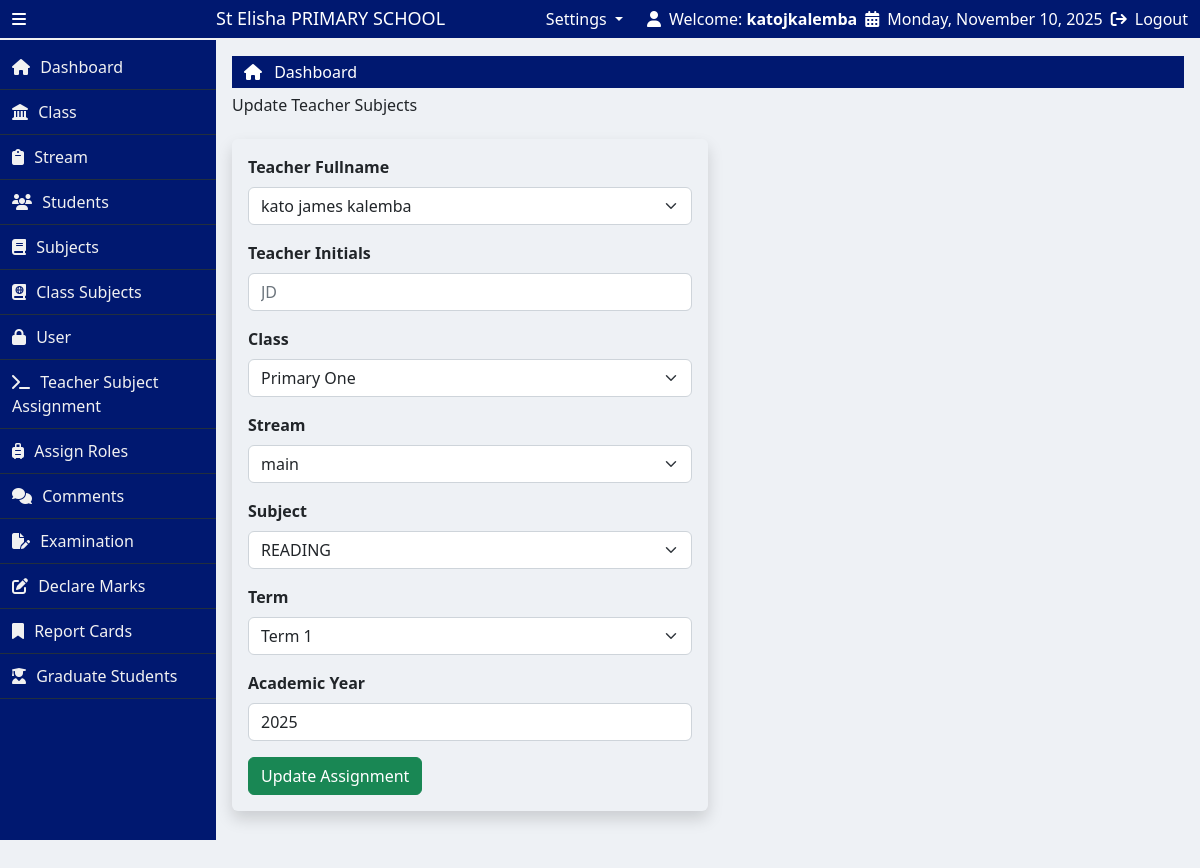
Page /update_teacherSubject.php?id=35 (signed in) on the committed database.
### tables this page shows
CREATE TABLE `school_profile` (
  `profile_id` int(11) NOT NULL,
  `school_name` varchar(255) DEFAULT NULL,
  `address` varchar(255) DEFAULT NULL,
  `phone_1` varchar(255) DEFAULT NULL,
  `phone_2` int(11) DEFAULT NULL,
  `email` varchar(255) DEFAULT NULL,
  `motto` varchar(255) DEFAULT NULL,
  `profile_image` varchar(255) DEFAULT NULL
);

CREATE TABLE `teacher_subject_assignments` (
  `id` int(11) NOT NULL,
  `teacher_id` int(11) DEFAULT NULL,
  `class_id` int(11) DEFAULT NULL,
  `stream_id` int(11) DEFAULT NULL,
  `subject_id` int(11) DEFAULT NULL,
  `initials` varchar(255) DEFAULT NULL,
  `term_id` int(11) NOT NULL,
  `academic_year` int(11) NOT NULL
);

CREATE TABLE `users` (
  `user_id` int(11) NOT NULL,
  `fullname` varchar(255) DEFAULT NULL,
  `username` varchar(255) DEFAULT NULL,
  `password` varchar(255) DEFAULT NULL,
  `role` varchar(150) DEFAULT NULL,
  `is_deleted` tinyint(1) DEFAULT 0
);

CREATE TABLE `classes` (
  `id` int(11) NOT NULL,
  `class_name` varchar(255) DEFAULT NULL,
  `prefix` varchar(255) DEFAULT NULL,
  `LEVEL` varchar(255) DEFAULT NULL
);

CREATE TABLE `streams` (
  `id` int(11) NOT NULL,
  `class_id` int(11) DEFAULT NULL,
  `stream_name` varchar(100) DEFAULT NULL
);

CREATE TABLE `subjects` (
  `subject_id` int(11) NOT NULL,
  `subject_name` varchar(255) DEFAULT NULL
);

### update_teacherSubject.php (the view, shortened to what this page needs)
<?php
include("partials/header.php");
$assigned_id = intval($_GET['id']);
$select_assign = "SELECT * FROM teacher_subject_assignments WHERE id = $assigned_id LIMIT 1";
$res_assign = mysqli_query($conn, $select_assign);
$current = mysqli_fetch_assoc($res_assign);
$teacher_id     = $current['teacher_id'];
$classes        = $current['class_id'];
$stream         = $current['stream_id'];
$subject        = $current['subject_id'];
$initials       = $current['initials'] ?? '';
$term_id        = $current['term_id'] ?? '';
$academic_year  = $current['academic_year'] ?? '';
?>
<h3 class="text-capitalize fs-6 text-dark py-2">Update Teacher Subjects</h3>
<div class="container-fluid my-3">
    <div class="row">
        <div class="col-lg-6 col-sm-12 col-md-12 shadow rounded p-3">
            <form method="POST" action="">
                <div class="mb-3">
                    <label class="form-label fw-bold">Teacher Fullname</label>
                    <select class="form-select shadow-none" name="teacher_id" required>
                        <?php
                        $user = "SELECT * FROM users ORDER BY fullname";
                        $executeUser = mysqli_query($conn, $user);
                        while($fetchUser = mysqli_fetch_assoc($executeUser)) {
                            $u_id = $fetchUser['user_id'];
                            $f_fullname = $fetchUser['fullname'];
                            ?>
                            <option value="<?php echo $u_id ?>" <?php echo ($teacher_id == $u_id) ? 'selected' : ''; ?>>
                                <?php echo htmlspecialchars($f_fullname); ?>
                            </option>
                        <?php } ?>
                    </select>
                </div>
                <div class="mb-3">
                    <label class="form-label fw-bold">Teacher Initials</label>
                    <input type="text" class="form-control shadow-none text-uppercase" name="initials" placeholder="JD" value="<?php echo htmlspecialchars($initials); ?>">
                </div>
                <div class="mb-3">
                    <label class="form-label fw-bold">Class</label>
                    <select class="form-select shadow-none" name="classes" required>
                        <?php
                        $class = "SELECT * FROM classes ORDER BY class_name";
                        $executeClass = mysqli_query($conn, $class);
                        while($fetchClass = mysqli_fetch_assoc($executeClass)) {
                            $c_id = $fetchClass['id'];
                            $c_name = $fetchClass['class_name'];
                            ?>
                            <option value="<?php echo $c_id ?>" <?php echo ($classes == $c_id) ? 'selected' : ''; ?>>
                                <?php echo htmlspecialchars($c_name); ?>
                            </option>
                        <?php } ?>
                    </select>
                </div>
                <div class="mb-3">
                    <label class="form-label fw-bold">Stream</label>
                    <select class="form-select shadow-none" name="stream" required>
                        <?php
                        $streamQ = "SELECT * FROM streams";
                        $executestream = mysqli_query($conn, $streamQ);
                        while($fetchstream = mysqli_fetch_assoc($executestream)) {
                            $s_id = $fetchstream['id'];
                            $s_name = $fetchstream['stream_name'];
                            ?>
                            <option value="<?php echo $s_id ?>" <?php echo ($stream == $s_id) ? 'selected' : ''; ?>>
                                <?php echo htmlspecialchars($s_name); ?>
                            </option>
                        <?php } ?>
                    </select>
                </div>
                <div class="mb-3">
                    <label class="form-label fw-bold">Subject</label>
                    <select class="form-select shadow-none" name="subject" required>
                        <?php
                        $subjectQ = "SELECT * FROM subjects ORDER BY subject_name";
                        $executesubject = mysqli_query($conn, $subjectQ);
                        while($fetchSubject = mysqli_fetch_assoc($executesubject)) {
                            $sub_id = $fetchSubject['subject_id'];
                            $sub_name = $fetchSubject['subject_name'];
                            ?>
                            <option value="<?php echo $sub_id ?>" <?php echo ($subject == $sub_id) ? 'selected' : ''; ?>>
                                <?php echo htmlspecialchars($sub_name); ?>
                            </option>
                        <?php } ?>
                    </select>
                </div>
                <div class="mb-3">
                    <label class="form-label fw-bold">Term</label>
                    <select class="form-select shadow-none" name="term_id" required>
                        <?php
                        $terms_res = mysqli_query($conn, "SELECT * FROM terms ORDER BY term_id");
                        while($term = mysqli_fetch_assoc($terms_res)){
                            $selected = ($term_id == $term['term_id']) ? 'selected' : '';
                            echo "<option value='{$term['term_id']}' {$selected}>{$term['term_name']}</option>";
                        }
                        ?>
                    </select>
                </div>
                <div class="mb-3">
                    <label class="form-label fw-bold">Academic Year</label>
                    <input type="text" class="form-control shadow-none" name="academic_year" placeholder="2025" value="<?php echo htmlspecialchars($academic_year); ?>">
                </div>
                <button type="submit" name="update_teacher" class="btn btn-success text-capitalize">Update Assignment</button>
            </form>
        </div>
    </div>
</div>
<?php include("partials/footer.php"); ?>

### partials/header.php (shortened to what this page needs)
<?php
  include("NotLoggedin.php");
  function isActive($page) {
      $currentPage = basename($_SERVER['PHP_SELF']);
      return $currentPage === $page ? 'active-link' : '';
  }
?>
<!doctype html>
<html lang="en">
  <head>
    <link href="https://cdn.jsdelivr.net/npm/bootstrap@5.2.3/dist/css/bootstrap.min.css" rel="stylesheet">
    <link rel="stylesheet" href="https://cdn.datatables.net/2.3.3/css/dataTables.dataTables.css">
    <link rel="stylesheet" href="https://cdnjs.cloudflare.com/ajax/libs/toastr.js/latest/toastr.min.css">
    <link rel="stylesheet" href="css/style.css">
  </head>
  <body>
    <main>
      <div class="container-fluid">
        <div class="row align-items-center py-2">
          <div class="col-lg-3 d-flex align-items-center gap-3 top-left">
            <i class="fa-solid fa-bars icon-bar" id="icon"></i>
            <h3 class="text-capitalize name mb-0" id="name">
              <?php
                $school_profile = "SELECT * FROM school_profile";
                $execute = mysqli_query($conn, $school_profile);
                $row = mysqli_fetch_assoc($execute);
                $school_name = $row['school_name'];
              ?>
              <?php echo $school_name ?> PRIMARY SCHOOL
            </h3>
          </div>
          <div class="col-lg-9 d-flex justify-content-end gap-4 top-right">
            <?php if(isset($_SESSION["role"]) && $_SESSION['role']==="admin"): ?>
              <li class="nav-item dropdown" style="list-style: none;">
                <a class="nav-link dropdown-toggle" href="#" role="button" data-bs-toggle="dropdown" aria-expanded="false">
                  Settings
                </a>
              </li>
            <?php endif ?>
            <div class="d-flex align-items-center gap-2 sect_1">
              <i class="fa-solid fa-user"></i>
              <span>Welcome: <strong><?php echo htmlspecialchars($_SESSION['username']); ?></strong></span>
            <div class="d-flex align-items-center gap-2">
              <i class="fa-solid fa-calendar-days"></i>
              <span><?php echo date('l, F j, Y'); ?></span>
            </div>
            <div class="d-flex align-items-center gap-2">
              <i class="fa-solid fa-arrow-right-from-bracket"></i>
              <a href="logout.php" class="text-decoration-none text-white">Logout</a>
            </div>
          </div>
        </div>
      </div>
    </main>
    <div class="container-fluid p-0">
      <div class="row g-0">
        <div class="left-bar" id="left-bar">
          <a href="<?php echo SITEURL ?>" class="lists gap-3 <?php echo isActive('index.php'); ?>">
            <i class="fa-solid fa-house"></i>
            <span class="text-capitalize side-text">dashboard</span>
          </a>
          <?php if (isset($_SESSION['role']) && $_SESSION['role'] === 'admin'): ?>
            <a href="<?php echo SITEURL ?>class.php" class="<?php echo isActive('class.php'); ?>">
              <i class="fa-solid fa-landmark"></i>
              <span class="text-capitalize side-text">class</span>
            </a>
            <a href="<?php echo SITEURL ?>streams.php" class="<?php echo isActive('streams.php'); ?>">
              <i class="fa-solid fa-clipboard"></i>
              <span class="text-capitalize side-text">stream</span>
            </a>
            <a href="<?php echo SITEURL ?>students.php" class="<?php echo isActive('students.php'); ?>">
              <i class="fa-solid fa-users"></i>
              <span class="text-capitalize side-text">students</span>
            </a>
            <a href="<?php echo SITEURL ?>subject.php" class="<?php echo isActive('subject.php'); ?>">
              <i class="fa-solid fa-book"></i>
              <span class="text-capitalize side-text">subjects</span>
            </a>
            <a href="<?php echo SITEURL ?>class_subjects.php" class="<?php echo isActive('class_subjects.php'); ?>">
              <i class="fa-solid fa-book-atlas"></i>
              <span class="text-capitalize side-text">class subjects</span>
            </a>
            <a href="<?php echo SITEURL ?>users.php" class="<?php echo isActive('users.php'); ?>">
              <i class="fa-solid fa-lock"></i>
              <span class="text-capitalize side-text">user</span>
            </a>
            <a href="<?php echo SITEURL ?>teacherSubject.php" class="<?php echo isActive('teacherSubject.php'); ?>">
              <i class="fa-solid fa-terminal"></i>
              <span class="text-capitalize side-text">Teacher subject assignment</span>
            </a>
            <a href="<?php echo SITEURL ?>assign_roles.php" class="<?php echo isActive('assign_roles.php'); ?>">
              <i class="fa-solid fa-suitcase-rolling"></i>
              <span class="text-capitalize side-text">assign roles</span>
            </a>
          <?php endif; ?>
          <a href="<?php
                  echo SITEURL;
                  echo $_SESSION['role'] === 'admin' ? 'select_class_stream.php' : 'selectcomment_exam.php';
                ?>"
            class="<?php echo isActive($_SESSION['role'] === 'admin' ? 'select_class_stream.php' : 'selectcomment_exam.php'); ?>">
              <i class="fa-solid fa-comments"></i>
              <span class="text-capitalize side-text">comments</span>
          </a>
          <a href="<?php echo SITEURL ?>examination.php" class="<?php echo isActive('examination.php'); ?>">
            <i class="fa-solid fa-file-pen"></i>
            <span class="text-capitalize side-text">examination</span>
          </a>
          <a href="<?php echo SITEURL ?>addScore.php" class="<?php echo isActive('addScore.php'); ?>">
            <i class="fa-solid fa-pen-to-square"></i>
            <span class="text-capitalize side-text">declare marks</span>
          </a>
          <a href="<?php echo SITEURL ?>reports.php" class="<?php echo isActive('reports.php'); ?>">
            <i class="fa-solid fa-bookmark"></i>
            <span class="text-capitalize side-text">report cards</span>
          </a>
          <?php if (isset($_SESSION['role']) && $_SESSION['role'] === 'admin'): ?>
            <a onclick="return confirm('Do you want to graduate P.7 students?')" href="<?php echo SITEURL ?>graduate_students.php" class="<?php echo isActive('graduate_students.php'); ?>">
              <i class="fa-solid fa-user-graduate"></i>
              <span class="text-capitalize side-text">Graduate Students</span>
            </a>
          <?php endif ?>
        </div>
        <div class="right-bar" id="right-bar">
          <div class="container-fluid pt-1 pb-1" style="background-color: #001870;">
            <ul class="list-unstyled mb-0 dashboard">
              <li>
                <i class="fa-solid fa-house" style="color: #fff;"></i>
                <a href="<?php echo SITEURL ?>" class="text-capitalize text-white ms-2 text-decoration-none">Dashboard</a>
              </li>
            </ul>
          </div>

### css/style.css (style rules this page uses)
:root { --primary-color: #001870; --secondary-color: #0095486c; --tertiary-color: #430d0d; --border-color: #f1f1f1; --background-color: #222f3e; --hover-color: #007a3d; --backgroundColor: #EEF1F5; }
* { padding: 0; margin: 0; box-sizing: border-box; }
body { background-color: var(--backgroundColor); }
.icon-bar { cursor: pointer; }
main { width: 100%; color: #fff; background-color: var(--primary-color); height: 40px; border-bottom: 2px solid var(--border-color); display: flex; align-items: center; position: fixed; left: 0; top: 0; z-index: 1; }
.name { font-size: 18px; position: absolute; left: 18%; transition: all 1s; }
.left-bar { height: auto; width: 18%; background-color: var(--primary-color); transition: width 0.3s ease; padding-top: 5px; overflow-y: auto; margin-top: 40px; overflow-y: hidden; }
.left-bar .side-text { color: var(--border-color); }
.left-bar a { display: block; padding: 10px 12px; width: 100%; box-sizing: border-box; color: var(--border-color); text-decoration: none; transition: background-color 0.3s ease; border-bottom: 1px solid var(--background-color) ; }
.left-bar span { padding-left: 6px; }
.right-bar { margin-top: 40px; height: 100vh; width: 82%; transition: all 1s; padding: 16px; }

### rows in the picture
school_profile: school_name "St Elisha"
teacher_subject_assignments: teacher_id "kato james kalemba", classes "Primary One", stream "main", subject "READING", academic_year "2025"

### other values in the picture
$_SESSION['username'] "katojkalemba"
form field term_id "Term 1"
